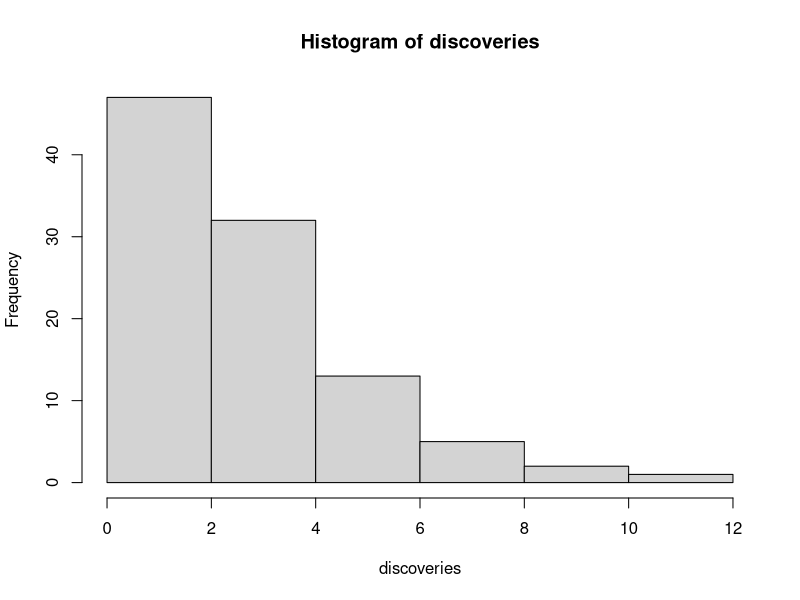
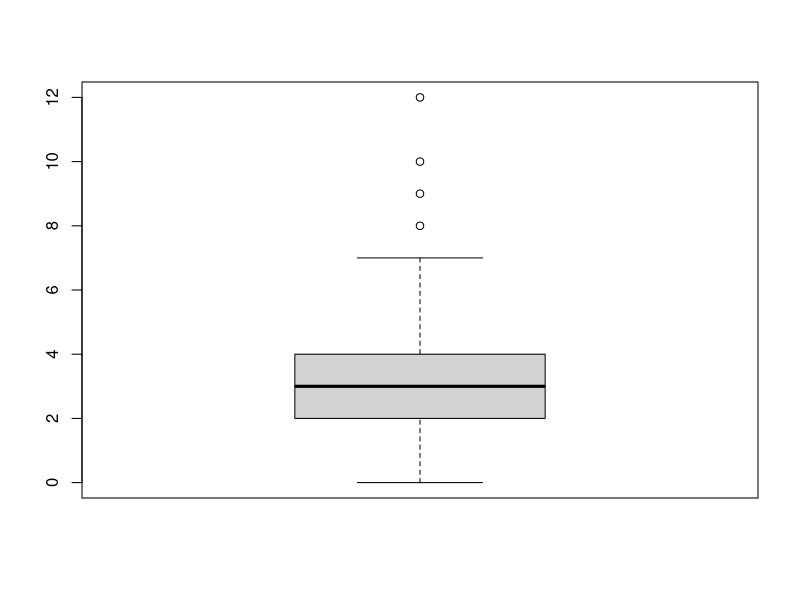
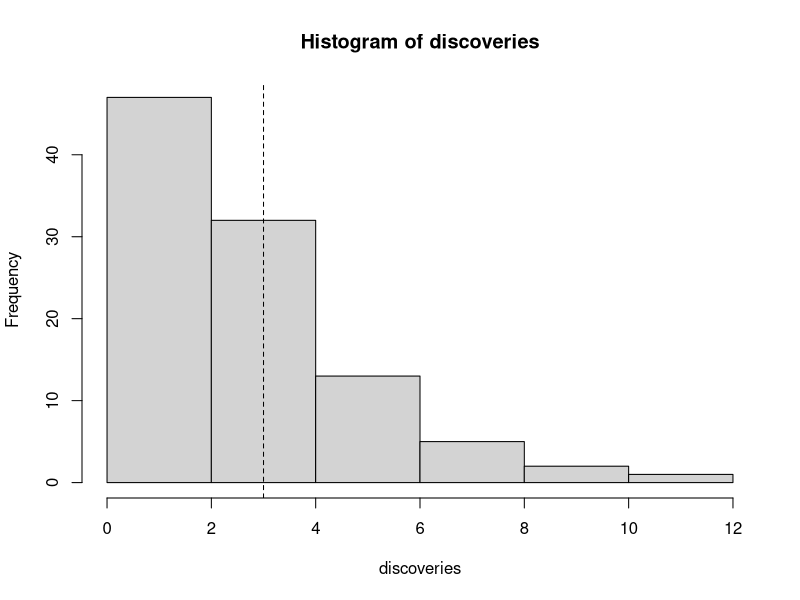
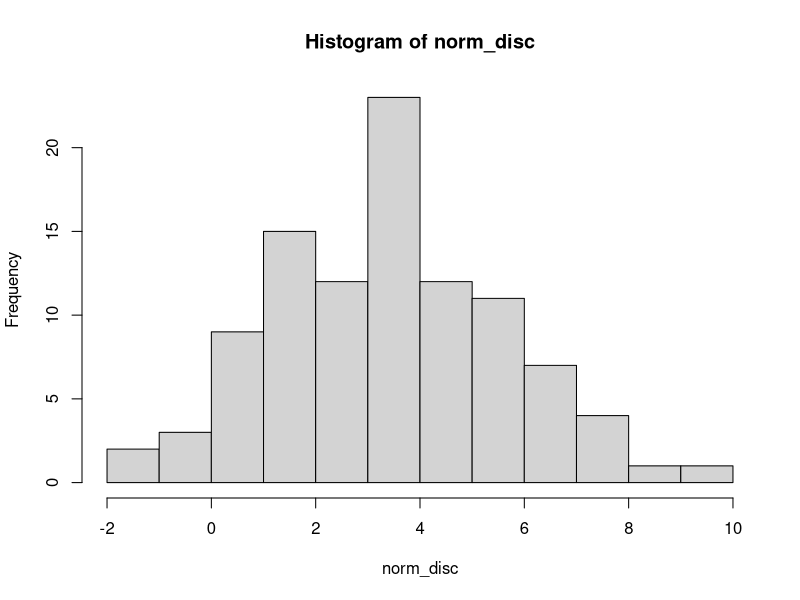
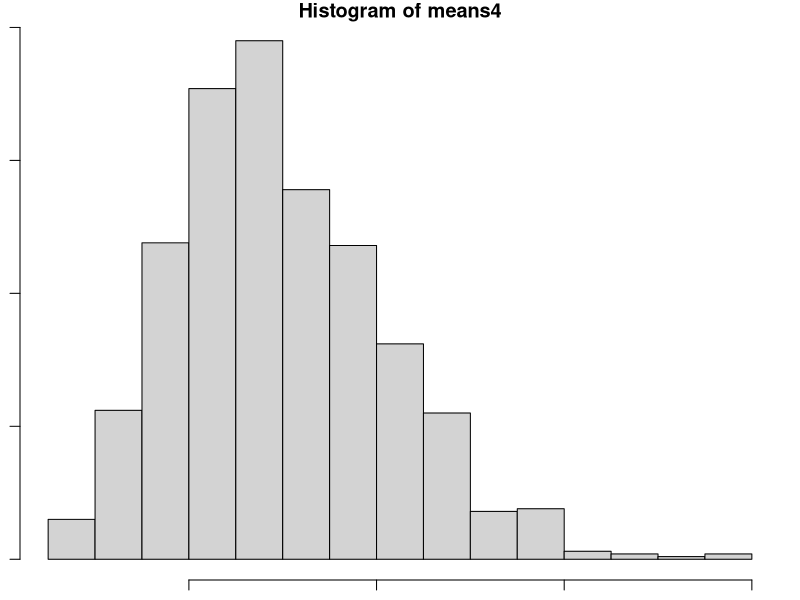
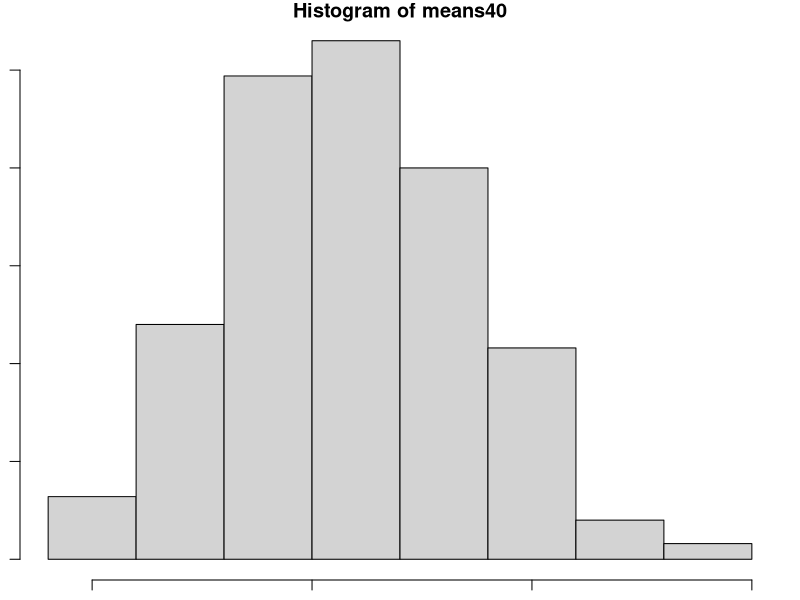

Source code (R) for these figures, in order:
### Stats with R class sheet 2


## This class sheet contains the exercises that you will need to complete and 
## submit within the next 60 minutes. Write the code below the questions. 
## If you need to provide a written answer, comment this out using a hashtag (#). 
## Submit your class sheet via cms (one member) and notify your tutor once you are done.

## Please write below all Names and Matriculation numbers of your team members that are present:
## Name: Mahalakshmi Raveenthiran
## Matriculation number: 7071187
## Name: Eduardo
## Matriculation number: 7069924
## Name: Elias
## Matriculation number:7055205

###############################################################
# Sampling distribution,confidence intervals, and data cleaning
###############################################################

###############################################################
### Exercise 1: Deriving sampling distributions
###############################################################
## In this exercise, we're going to derive sampling distributions for the mean with 
## different sizes.

## a) We will not use data from a normal distribution, but work with the poisson distribution, which is 
### often used for count data. We will use the dataset discoveries, please find out what it is about
?discoveries
# The numbers of “great” inventions and scientific discoveries in each year from 1860 to 1959.

## please run the following line to convert the data into numeric
discoveries = as.numeric(discoveries)

## b) Take a look at the dataset using the table() function and histogram and boxplot. 
table(discoveries)
hist(discoveries)
boxplot(discoveries)

## c) Compare mean and median of the dataset
mean <- mean(discoveries)
med <- median(discoveries)
hist(discoveries)
abline(v = med, lty = 2)
#The mean is greater than median

## d) Create a random sample of a normal distribution of equal length (same number of data points) and with the same mean and 
##   standard deviation as the observed dataset (discoveries), assign it to norm_disc
norm_disc <- rnorm(100, mean, sd(discoveries))
norm_disc

## e) Make a histogram of norm_disc and compare this to the histogram of the original dataset from b
hist(norm_disc)

## f) Describe the differences observed in e
# The histogram of original dataset is skewed to the right

## g) Now, we are going to draw a smaller sample from discoveries.
## Use the function sample() to create a sample of four instances from discoveries
## assign it to sample4
sample4 <- sample(discoveries, size = 4)
sample4

## h) draw another 2 samples of 4 called sample4b and sample4c
sample4b <- sample(discoveries, size = 2)
sample4c <- sample(discoveries, size = 2)

## i) calculate the mean of the two samples and store them in the vector means4
means4 <- c(mean(sample4b), mean(sample4c))
means4

## j) Are the values different? Why?
# Values are picked at random and due their variation the means differ 

## k)   In order to draw a distribution of such a sample, we want to calculate the
##   mean of 1000 samples, each of size 4. However, we don't want to repeat 
##   question e and f 1000 times. Use a for loop to draw 1000 samples of size 4
##   and store the mean of each sample in the vector means4.
means4 <- c()
for (x in 1:1000) {
  means4[x] <- mean(sample(discoveries, size = 4))
}
means4

## l) Repeat the for-loop in question k, but use a sample size of 40. 
##    Assign this to 'means40' instead of 'means4'.
means40 <- c()
for (x in 1:1000) {
  means40[x] <- mean(sample(discoveries, size = 40))
}
means40

## m) Explain in your own words what 'means4' and 'means40' now contain. 
##    How do they differ?
mean(means4)
mean(means40)
# means40 is closer to the original mean of discoveries. This is due to the law of large numbers.

## n) Draw histograms of means4 and means40. Describe in what way they differ
par(mar = c(1, 1, 1, 1))
hist(means4)
hist(means40)
# means40 is normally distributed and means4 is skewed to the right.

## o) Why do you observe a skew for means4, but not for means40?
# means4 is contains more variability because of the smaller sample size and 
# means40 approximates the normal distribution due to the central limit theorem.

